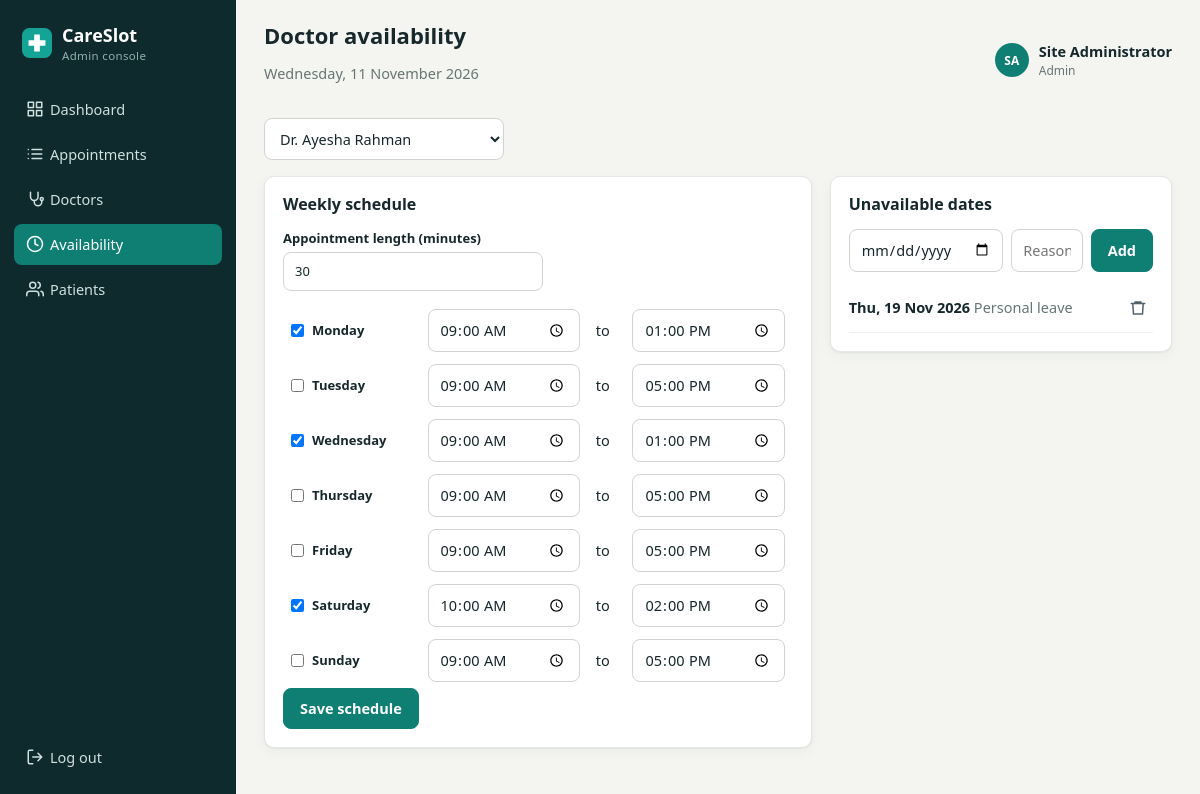
Screenshot of /admin/availability.php (signed in) with the database file from the repository.
### tables this page shows
CREATE TABLE doctors (
  id INT UNSIGNED AUTO_INCREMENT PRIMARY KEY,
  name VARCHAR(80) NOT NULL,
  specialization_id INT UNSIGNED NOT NULL,
  qualification VARCHAR(120) NULL,
  experience_years TINYINT UNSIGNED NOT NULL DEFAULT 0,
  fee DECIMAL(8,2) NOT NULL DEFAULT 0,
  bio TEXT NULL,
  photo VARCHAR(160) NULL,
  slot_minutes TINYINT UNSIGNED NOT NULL DEFAULT 30,
  active TINYINT(1) NOT NULL DEFAULT 1,
  created_at TIMESTAMP NOT NULL DEFAULT CURRENT_TIMESTAMP,
  INDEX idx_doctor_spec (specialization_id, active),
  CONSTRAINT fk_doctor_spec FOREIGN KEY (specialization_id) REFERENCES specializations(id)
);

CREATE TABLE doctor_unavailable_dates (
  id INT UNSIGNED AUTO_INCREMENT PRIMARY KEY,
  doctor_id INT UNSIGNED NOT NULL,
  off_date DATE NOT NULL,
  reason VARCHAR(120) NULL,
  UNIQUE KEY uq_doctor_off (doctor_id, off_date),
  CONSTRAINT fk_off_doctor FOREIGN KEY (doctor_id) REFERENCES doctors(id) ON DELETE CASCADE
);

### config/database.php (called while the page is built, shortened)
<?php
function db(): PDO
{
    static $pdo = null;
    if ($pdo === null) {
        $pdo = new PDO(
            'mysql:host=' . DB_HOST . ';dbname=' . DB_NAME . ';charset=utf8mb4',
            DB_USER,
            DB_PASS,
            [
                PDO::ATTR_ERRMODE => PDO::ERRMODE_EXCEPTION,
                PDO::ATTR_DEFAULT_FETCH_MODE => PDO::FETCH_ASSOC,
                PDO::ATTR_EMULATE_PREPARES => false,
            ]
        );
    }
    return $pdo;
}

### admin/availability.php (the view, shortened to what this page needs)
<?php
require __DIR__ . '/../includes/functions.php';
$pdo = db();
$doctors = $pdo->query('SELECT id, name, slot_minutes FROM doctors WHERE active = 1 ORDER BY name')->fetchAll();
$doctorId = (int) ($_GET['doctor'] ?? $_POST['doctor_id'] ?? ($doctors[0]['id'] ?? 0));
$doctor = null;
foreach ($doctors as $d) {
    if ((int) $d['id'] === $doctorId) {
        $doctor = $d;
    }
}
$schedule = [];
$offDates = [];
if ($doctor) {
    foreach (doctor_schedule($doctorId) as $row) {
        $schedule[(int) $row['weekday']] = $row;
    }
    $stmt = $pdo->prepare('SELECT * FROM doctor_unavailable_dates WHERE doctor_id = ? AND off_date >= CURDATE() ORDER BY off_date');
    $stmt->execute([$doctorId]);
    $offDates = $stmt->fetchAll();
}
require __DIR__ . '/../includes/header.php';
?>
<form class="filter-bar" method="get">
    <select name="doctor" onchange="this.form.submit()">
        <?php foreach ($doctors as $d): ?><option value="<?= (int) $d['id'] ?>" <?= (int) $d['id'] === $doctorId ? 'selected' : '' ?>><?= e($d['name']) ?></option><?php endforeach; ?>
    </select>
</form>
<?php if ($doctor): ?>
<div class="grid-2">
    <section class="card">
        <div class="card-head"><h2>Weekly schedule</h2></div>
        <form method="post">
            <label class="slot-len">Appointment length (minutes)<input type="number" name="slot_minutes" min="5" max="120" step="5" value="<?= (int) $doctor['slot_minutes'] ?>"></label>
            <table class="sched">
                <?php foreach (WEEKDAYS as $n => $label): $row = $schedule[$n] ?? null; ?>
                <tr>
                    <td><label class="check"><input type="checkbox" name="day[<?= $n ?>]" value="1" <?= $row ? 'checked' : '' ?>> <?= $label ?></label></td>
                    <td><input type="time" name="start[<?= $n ?>]" value="<?= e($row['start_time'] ?? '09:00') ?>"></td>
                    <td>to</td>
                    <td><input type="time" name="end[<?= $n ?>]" value="<?= e($row['end_time'] ?? '17:00') ?>"></td>
                </tr>
                <?php endforeach; ?>
            </table>
            <button class="btn btn-primary">Save schedule</button>
        </form>
    </section>
    <section class="card">
        <div class="card-head"><h2>Unavailable dates</h2></div>
        <form method="post" class="inline-form">
            <input type="date" name="off_date" min="<?= date('Y-m-d') ?>" required>
            <input name="reason" maxlength="120" placeholder="Reason (optional)">
            <button class="btn btn-primary">Add</button>
        </form>
        <ul class="off-list">
            <?php foreach ($offDates as $o): ?>
                <li><span><strong><?= e(fmt_date($o['off_date'])) ?></strong> <span class="muted"><?= e($o['reason'] ?? '') ?></span></span>
                    <form method="post" class="inline"><button class="icon-btn danger" title="Remove"><?= icon('trash') ?></button></form>
                </li>
            <?php endforeach; ?>
        </ul>
    </section>
</div>
<?php else: ?><div class="card empty">Add a doctor first.</div><?php endif; ?>
<?php require __DIR__ . '/../includes/footer.php'; ?>

### includes/functions.php (shortened to what this page needs)
<?php
require_once __DIR__ . '/../config/database.php';
function e(?string $value): string
{
    return htmlspecialchars((string) $value, ENT_QUOTES, 'UTF-8');
}
function fmt_date(string $date): string
{
    return date('D, d M Y', strtotime($date));
}
function icon(string $name): string
{
    static $paths = [
        'grid' => '<rect x="3" y="3" width="7" height="7"/><rect x="14" y="3" width="7" height="7"/><rect x="14" y="14" width="7" height="7"/><rect x="3" y="14" width="7" height="7"/>',
        'calendar' => '<rect x="3" y="4" width="18" height="18" rx="2"/><path d="M16 2v4M8 2v4M3 10h18"/>',
        'list' => '<path d="M8 6h13M8 12h13M8 18h13M3 6h.01M3 12h.01M3 18h.01"/>',
        'users' => '<path d="M17 21v-2a4 4 0 0 0-4-4H5a4 4 0 0 0-4 4v2"/><circle cx="9" cy="7" r="4"/><path d="M23 21v-2a4 4 0 0 0-3-3.87M16 3.13a4 4 0 0 1 0 7.75"/>',
        'doctor' => '<path d="M6 3v6a5 5 0 0 0 10 0V3"/><path d="M11 14v2a5 5 0 0 0 10 0v-2"/><circle cx="21" cy="12" r="2"/>',
        'clock' => '<circle cx="12" cy="12" r="10"/><path d="M12 6v6l4 2"/>',
        'logout' => '<path d="M9 21H5a2 2 0 0 1-2-2V5a2 2 0 0 1 2-2h4M16 17l5-5-5-5M21 12H9"/>',
        'search' => '<circle cx="11" cy="11" r="8"/><path d="m21 21-4.3-4.3"/>',
        'left' => '<path d="m15 18-6-6 6-6"/>',
        'right' => '<path d="m9 18 6-6-6-6"/>',
        'check' => '<path d="M20 6 9 17l-5-5"/>',
        'star' => '<path d="m12 2 3.1 6.3 6.9 1-5 4.9 1.2 6.8L12 17.8 5.8 21l1.2-6.8-5-4.9 6.9-1z"/>',
        'plus' => '<path d="M12 5v14M5 12h14"/>',
        'trash' => '<path d="M3 6h18M8 6V4h8v2M19 6l-1 14H6L5 6"/>',
        'edit' => '<path d="M12 20h9M16.5 3.5a2.1 2.1 0 0 1 3 3L7 19l-4 1 1-4z"/>',
        'menu' => '<path d="M3 6h18M3 12h18M3 18h18"/>',
    ];
    return '<svg class="icon" viewBox="0 0 24 24" fill="none" stroke="currentColor" stroke-width="2" stroke-linecap="round" stroke-linejoin="round" aria-hidden="true">' . ($paths[$name] ?? '') . '</svg>';
}
function doctor_schedule(int $doctorId): array
{
    $stmt = db()->prepare("SELECT weekday, TIME_FORMAT(start_time, '%H:%i') AS start_time, TIME_FORMAT(end_time, '%H:%i') AS end_time
                           FROM doctor_availability WHERE doctor_id = ? ORDER BY weekday");
    $stmt->execute([$doctorId]);
    return $stmt->fetchAll();
}

### assets/css/style.css (style rules this page uses)
:root { --ink:#16282b;--side:#0e2a2d;--side-2:#163c40;--teal:#0f7f74;--teal-d:#0a5f57;--teal-l:#e2f0ed;--bg:#f4f5f1;--card:#fff;--line:#e3e6e1;--muted:#667674;--coral:#c9533a;--amber:#b7791f;--slate:#51606b;--r:10px;--shadow:0 1px 2px rgba(14,42,45,.06),0 4px 14px rgba(14,42,45,.04) }
* { box-sizing:border-box }
body { margin:0;font-family:"Segoe UI",system-ui,-apple-system,Roboto,Arial,sans-serif;font-size:14.5px;color:var(--ink);background:var(--bg);line-height:1.45 }
h1,h2,h3 { margin:0;line-height:1.2 }
.muted { color:var(--muted) }
.icon { width:18px;height:18px;flex:none;vertical-align:-4px;margin-right:6px }
.card { background:var(--card);border:1px solid var(--line);border-radius:var(--r);box-shadow:var(--shadow);padding:18px;margin-bottom:18px }
.card-head { display:flex;justify-content:space-between;align-items:center;gap:10px;margin-bottom:14px }
.card-head h2 { font-size:16px }
.btn { display:inline-flex;align-items:center;justify-content:center;gap:4px;padding:9px 16px;border-radius:8px;border:1px solid var(--line);background:#fff;color:var(--ink);font:inherit;font-weight:600;cursor:pointer;text-decoration:none;transition:background .15s,border-color .15s }
.btn-primary { background:var(--teal);border-color:var(--teal);color:#fff }
.icon-btn { display:inline-flex;background:none;border:0;padding:6px;border-radius:6px;cursor:pointer;color:var(--slate);line-height:0 }
.icon-btn .icon { margin:0 }
input,select,textarea { font:inherit;color:inherit;padding:9px 11px;border:1px solid #cfd5ce;border-radius:8px;background:#fff;width:100%;transition:border-color .15s,box-shadow .15s }
label { display:block;font-weight:600;font-size:13px;margin-bottom:12px }
label input,label select,label textarea { margin-top:5px;font-weight:400 }
.filter-bar { display:flex;gap:10px;flex-wrap:wrap;margin-bottom:16px }
.filter-bar input,.filter-bar select { width:auto;min-width:160px;flex:1;max-width:240px }
table { width:100%;border-collapse:collapse }
td { padding:11px 10px;border-bottom:1px solid #eef0ec;vertical-align:middle }
tr:last-child td { border-bottom:0 }
.inline { display:inline }
.grid-2 { display:grid;grid-template-columns:1.6fr 1fr;gap:18px;align-items:start }
.sched td { padding:6px 8px;border:0 }
.sched input[type=time] { margin:0 }
.check { display:flex;gap:8px;align-items:center;margin:0 }
.check input { width:auto;margin:0 }
.slot-len { max-width:260px }
.inline-form { display:flex;gap:8px;margin-bottom:12px }
.inline-form input { margin:0 }
.off-list { list-style:none;margin:0;padding:0 }
.off-list li { display:flex;justify-content:space-between;align-items:center;padding:9px 0;border-bottom:1px solid #eef0ec }

### rows the page displays
doctors: slot_minutes "30"
doctor_unavailable_dates: off_date "Thu, 19 Nov 2026", reason "Personal leave"

### other values shown
$label "Dashboard"
$label "Appointments"
$label "Doctors"
$label "Availability"
$label "Patients"
$pageTitle "Doctor availability"
initials($user['name']) "SA"
$user['name'] "Site Administrator"
$user['role'] "Admin"
$label "Monday"
$label "Tuesday"
$label "Wednesday"
$label "Thursday"
$label "Friday"
$label "Saturday"
